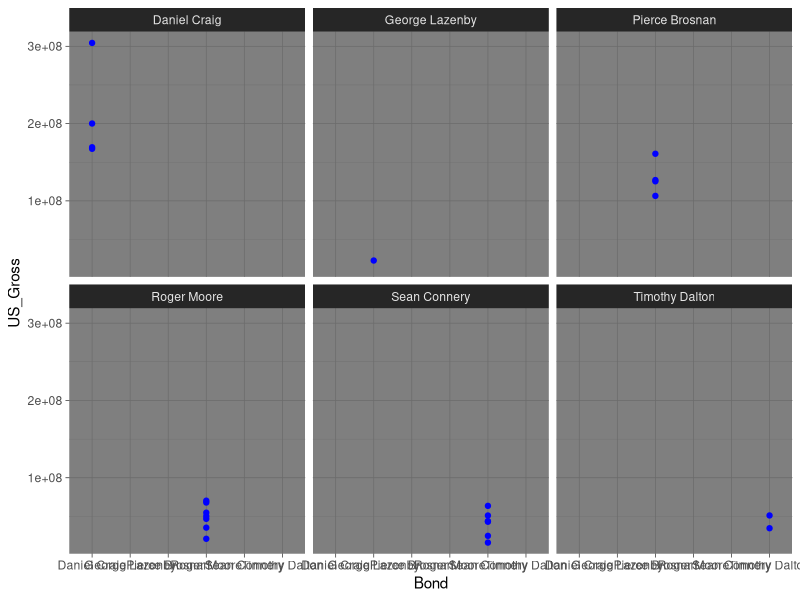

R code for this plot:
library(ggplot2)

bond <- read.csv("James Bond Data.csv")

bond_plot <- ggplot(bond, aes( x = Bond, y = US_Gross, ylim(16067035,304360277))) +
  geom_point(color = 'blue') +
  theme_dark()

bond_plot + facet_wrap(~Bond)
